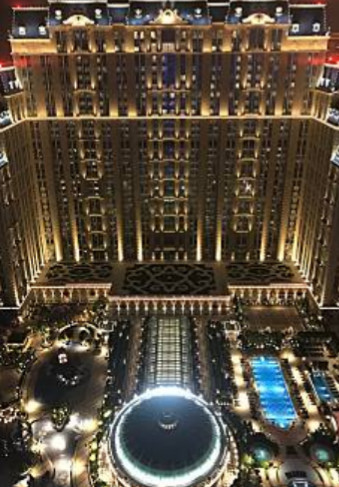
#> input picture HW_2/img/macau.jpg, 339 x 487 px
$ python Ch13_Q6.py
#> lines starting #> are read from the running program, lines starting #| are printed output that depends on the picture
import cv2
import numpy as np

# --- 影像檔案名稱 ---
image_file = "img/macau.jpg"

# --- 讀取影像 ---
src = cv2.imread(image_file)
#> src is the input picture: shape (487, 339, 3); mean B, G, R 62.2, 77.4, 88.7

# --- 影像前處理 ---
# 轉換為灰度圖，Canny 需要單通道影像
gray = cv2.cvtColor(src, cv2.COLOR_BGR2GRAY)
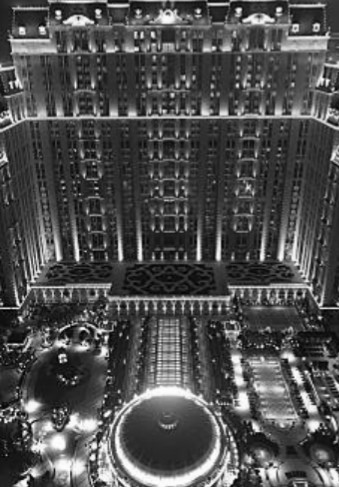
#> gray: shape (487, 339); min 1, max 255, mean 79.1

# --- 設定 Canny 參數 ---
minVal = 50
maxVal = 100

# --- Canny 邊緣偵測 ---

# 1. 使用 L2gradient = False (預設值)
edges_l1 = cv2.Canny(gray, minVal, maxVal, L2gradient=False)
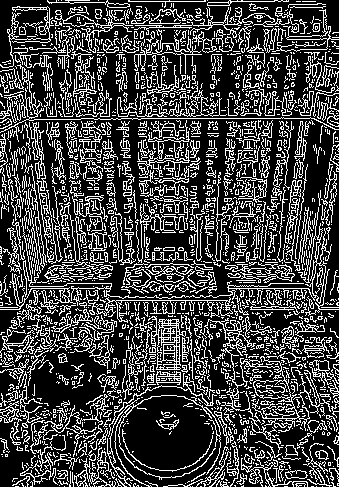
#> edges_l1: shape (487, 339); 26.6% white in thin lines or dots

# 2. 使用 L2gradient = True
edges_l2 = cv2.Canny(gray, minVal, maxVal, L2gradient=True)
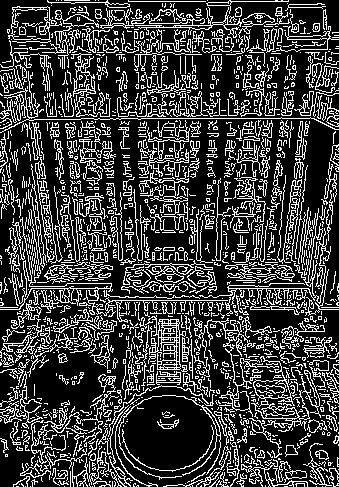
#> edges_l2: shape (487, 339); 24.8% white in thin lines or dots

# --- 顯示結果 ---
cv2.imshow('Original Macau Image', src)
cv2.imshow('Canny Edges (L1 Norm - L2gradient=False)', edges_l1)
cv2.imshow('Canny Edges (L2 Norm - L2gradient=True)', edges_l2)

cv2.imwrite('Result image/Ch13_Q6_canny_l1.jpg', edges_l1)
cv2.imwrite('Result image/Ch13_Q6_canny_l2.jpg', edges_l2)

cv2.waitKey(0)
cv2.destroyAllWindows()

$ run again, with HW_2/img/eagle.jpg copied over HW_2/img/macau.jpg
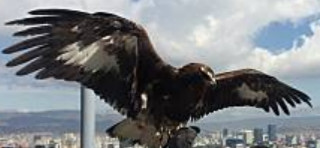
#> input picture HW_2/img/eagle.jpg, 320 x 148 px
#> src is the input picture: shape (148, 320, 3); mean B, G, R 128.4, 125, 121.3
#> `edges_l1 = cv2.Canny(gray, minVal, maxVal, L2gradient=False)`:
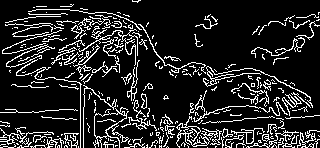
#> edges_l1: shape (148, 320); 14.7% white in thin lines or dots
#> `edges_l2 = cv2.Canny(gray, minVal, maxVal, L2gradient=True)`:
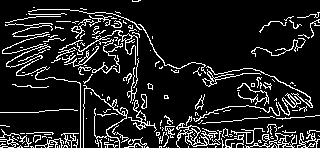
#> edges_l2: shape (148, 320); 12.6% white in thin lines or dots

$ run again, with HW_2/img/geneva.jpg copied over HW_2/img/macau.jpg
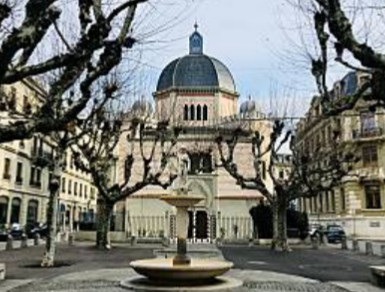
#> input picture HW_2/img/geneva.jpg, 385 x 292 px
#> src is the input picture: shape (292, 385, 3); mean B, G, R 115, 121, 119.7
#> `edges_l1 = cv2.Canny(gray, minVal, maxVal, L2gradient=False)`:
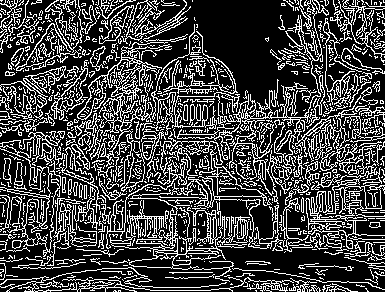
#> edges_l1: shape (292, 385); 27.1% white in thin lines or dots
#> `edges_l2 = cv2.Canny(gray, minVal, maxVal, L2gradient=True)`:
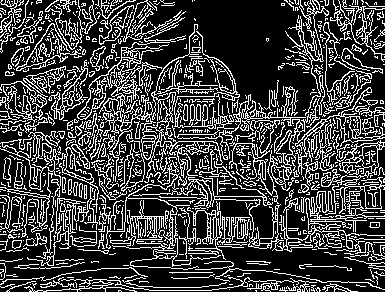
#> edges_l2: shape (292, 385); 25.7% white in thin lines or dots
